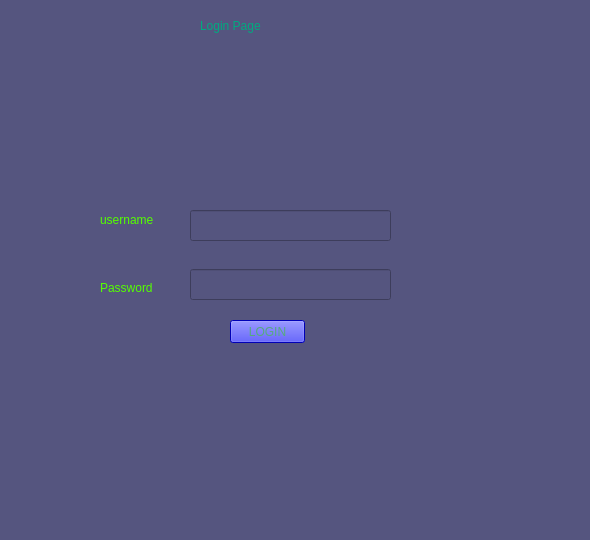
<?xml version="1.0" encoding="UTF-8"?>
<ui version="4.0">
 <class>MainWindow</class>
 <widget class="QMainWindow" name="MainWindow">
  <property name="geometry">
   <rect><x>0</x><y>0</y><width>590</width><height>540</height></rect>
  </property>
  <property name="windowTitle"><string>MainWindow</string></property>
  <property name="styleSheet"><string notr="true">background-color: rgb(85, 85, 127);</string></property>
  <widget class="QWidget" name="centralwidget">
   <widget class="QLabel" name="label">
    <property name="geometry"><rect><x>200</x><y>10</y><width>151</width><height>31</height></rect></property>
    <property name="styleSheet"><string notr="true">color: rgb(0, 170, 127);</string></property>
    <property name="text"><string>Login Page</string></property>
   </widget>
   <widget class="QLabel" name="label_3">
    <property name="geometry"><rect><x>100</x><y>210</y><width>81</width><height>20</height></rect></property>
    <property name="styleSheet"><string notr="true">color: rgb(85, 255, 0);</string></property>
    <property name="text"><string>username</string></property>
   </widget>
   <widget class="QLineEdit" name="lineEdit">
    <property name="geometry"><rect><x>190</x><y>210</y><width>201</width><height>31</height></rect></property>
   </widget>
   <widget class="QLabel" name="label_4">
    <property name="geometry"><rect><x>100</x><y>280</y><width>71</width><height>16</height></rect></property>
    <property name="styleSheet"><string notr="true">color: rgb(85, 255, 0);</string></property>
    <property name="text"><string>Password</string></property>
   </widget>
   <widget class="QLineEdit" name="lineEdit_2">
    <property name="geometry"><rect><x>190</x><y>269</y><width>201</width><height>31</height></rect></property>
    <property name="echoMode"><enum>QLineEdit::Password</enum></property>
   </widget>
   <widget class="QPushButton" name="pushButton">
    <property name="geometry"><rect><x>230</x><y>320</y><width>75</width><height>23</height></rect></property>
    <property name="styleSheet"><string notr="true">background-color: rgb(0, 0, 255); color: rgb(85, 170, 127);</string></property>
    <property name="text"><string>LOGIN</string></property>
   </widget>
  </widget>
  <widget class="QMenuBar" name="menubar">
   <property name="geometry"><rect><x>0</x><y>0</y><width>590</width><height>21</height></rect></property>
  </widget>
  <widget class="QStatusBar" name="statusbar"/>
 </widget>
 <resources/>
 <connections/>
</ui>
